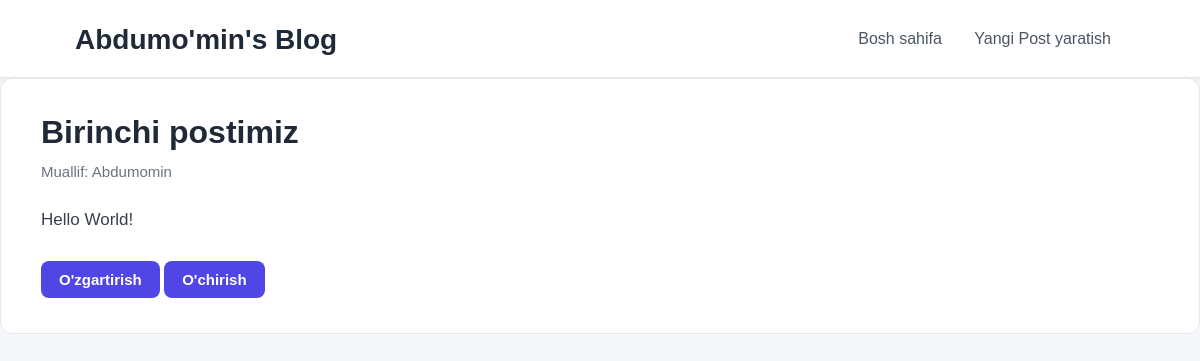
The app's page /posts/1/ with its own data.
### blog/models.py (models this page shows, shortened)
class Post(models.Model):
	title = models.CharField(max_length=200)
	author = models.ForeignKey(
		'auth.User',
		on_delete=models.CASCADE
	)
	body = models.TextField()

### blog/views.py (the view)
# urls.py: path('posts/<int:pk>/', BlogDetailView.as_view(), name='post-detail'),
class BlogDetailView(DetailView):
	model = Post
	template_name = 'post-detail.html'

### templates/post-detail.html (shortened to what this page needs)
{% extends 'base.html' %}
{% block content %}
<section class="post-detail">
	<h2>{{ post.title }}</h2>
	<h3>Muallif: {{ post.author }}</h3>
	<p>{{ post.body }}</p>
	<a href="{% url 'post-edit' post.pk %}" class="edit-btn">O'zgartirish</a>
	<a href="{% url 'post-delete' post.pk %}" class="edit-btn">O'chirish</a>
</section>
{% endblock content %}

### static/css/base.css (style rules this page uses)
* { margin: 0; padding: 0; box-sizing: border-box; }
body { font-family: Arial, sans-serif; background: #f5f7fa; color: #222; }

### templates/post-detail.html (style rules this page uses)
.post-detail { background: #fff; padding: 35px 40px; border: 1px solid #e5e7eb; border-radius: 12px; }
.post-detail h2 { margin: 0 0 12px; color: #1f2937; font-size: 32px; font-weight: 700; }
.post-detail h3 { margin: 0 0 25px; color: #6b7280; font-size: 15px; font-weight: 500; }
.post-detail p { margin: 0; color: #374151; font-size: 17px; line-height: 1.8; }
.post-detail .edit-btn { display: inline-block; margin-top: 25px; padding: 10px 18px; background: #4f46e5; color: white; text-decoration: none; border-radius: 8px; font-size: 15px; font-weight: 600; transition: 0.2s; }

### records on screen
Post: title "Birinchi postimiz", author "Abdumomin", body "Hello World!"
